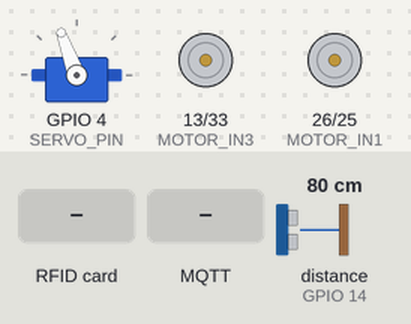
The sketch below on a simulated ESP32. Parts: servo, motor-driver pin pairs drawn as motors (green arrow = first pin HIGH = forward, orange = second pin HIGH = backward, longer = more drive). Inputs (shaded band) come from the test bench; at power-on: distance to the obstacle (sensor on GPIO 14) 80 cm. The echo pulse lasts 58.3 µs per cm; WiFi joins after 1.5 s; servers stay silent unless stated; random numbers use the default seed unless the sketch sets one; no MQTT or app messages arrive unless stated; what the sketch prints to the serial monitor is not drawn.

Above: at 0.3 s.
At 4.4 s:
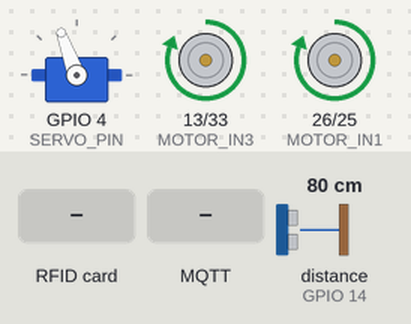
4.5 s: RFID card 5E 7A 19 C4 held to the reader
At 5.2 s:
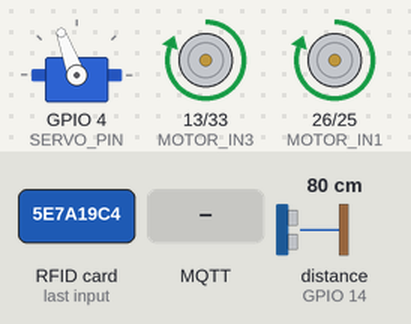
6.0 s: MQTT message "factory/result" arrives on the first subscribed topic
7.5 s: MQTT message "ACCEPT" arrives on the first subscribed topic
9.0 s: MQTT message "REJECT" arrives on the first subscribed topic
Timing chart, 0 to 11.5 s (numbered marks = the images above; inputs shaded):
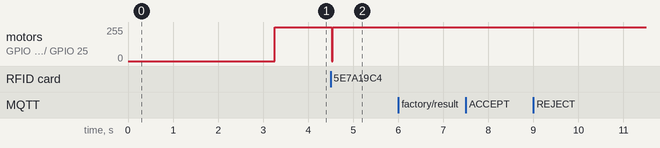

Measured:
- after the input at 4.5 s, motor on GPIO 13 (MOTOR_IN3) / GPIO 33 (MOTOR_IN4), motor on GPIO 26 (MOTOR_IN1) / GPIO 25 (MOTOR_IN2): forward 255/255 → stopped at once, → forward 255/255 0.03 s later
- after the input at 6.0 s, every drawn part: stays the same
- after the input at 7.5 s, every drawn part: stays the same
- after the input at 9.0 s, every drawn part: stays the same

The sketch:

Integrado.ino
```cpp
#include <WiFi.h>
#include <PubSubClient.h>
#include <SPI.h>
#include <MFRC522.h>
#include <ESP32Servo.h>

// ─── CREDENCIALES ────────────────────────────────────────────────
const char* ssid        = "UA-Alumnos";
const char* password    = "41umn05WLC";
const char* mqtt_server = "3.214.255.9";
const int   mqtt_port   = 1883;

// ─── PINES RFID ──────────────────────────────────────────────────
#define RST_PIN  27
#define SS_PIN   15

// ─── PINES ULTRASÓNICO ───────────────────────────────────────────
#define TRIG_PIN 5
#define ECHO_PIN 14

// ─── PINES MOTOR (L298N) ─────────────────────────────────────────++º
#define MOTOR_IN1 26
#define MOTOR_IN2 25
#define MOTOR_IN3 13
#define MOTOR_IN4 33

// ─── PINES SERVO ─────────────────────────────────────────────────
#define SERVO_PIN 4

// ─── ÁNGULOS DEL SERVO ───────────────────────────────────────────
// Si el servo vibra en REPOSO, subí SERVO_REPOSO de a 5 grados
// hasta que deje de vibrar (ej: 10, 15, 20...)
#define SERVO_CERRADO  110
#define SERVO_ABIERTO  0

// ─── CONSTANTES ──────────────────────────────────────────────────
const float          DISTANCIA_VACIA  = 9.0;
const unsigned long  MQTT_RETRY_MS    = 5000;
const unsigned long  TIMEOUT_TOTAL_MS = 45000; // Seguridad si la web se cae

// ─── OBJETOS ─────────────────────────────────────────────────────
WiFiClient   espClient;
PubSubClient client(espClient);
MFRC522      mfrc522(SS_PIN, RST_PIN);
Servo        brazoServo;

// ─── ESTADO ──────────────────────────────────────────────────────
unsigned long lastMqttAttempt  = 0;
bool          llegoRespuestaDB = false;
String        respuestaDB      = "";

// ═════════════════════════════════════════════════════════════════
void motorOn() {
  digitalWrite(MOTOR_IN1, HIGH);
  digitalWrite(MOTOR_IN2, LOW);
  digitalWrite(MOTOR_IN3, HIGH);  // ← nuevo
  digitalWrite(MOTOR_IN4, LOW);   // ← nuevo
  Serial.println("[MOTOR] Encendido");
}

void motorOff() {
  digitalWrite(MOTOR_IN1, LOW);
  digitalWrite(MOTOR_IN2, LOW);
  digitalWrite(MOTOR_IN3, LOW);   // ← nuevo
  digitalWrite(MOTOR_IN4, LOW);   // ← nuevo
  Serial.println("[MOTOR] Detenido");
}

void servoAbrir() {
  Serial.println("[SERVO] Abriendo paso...");
  brazoServo.write(SERVO_ABIERTO);
  delay(500);             // ← espera 0.5s antes de arrancar los motores
  motorOn();
  delay(1000);            // ← servo abierto con cinta andando
  brazoServo.write(SERVO_CERRADO);
  delay(1500);            // ← tiempo para cerrar físicamente
  Serial.println("[SERVO] Cerrado.");
}

// ═════════════════════════════════════════════════════════════════
void setup_wifi() {
  Serial.print("Conectando a ");
  Serial.println(ssid);
  WiFi.begin(ssid, password);

  int intentos = 0;
  while (WiFi.status() != WL_CONNECTED && intentos < 20) {
    delay(500);
    Serial.print(".");
    intentos++;
  }

  if (WiFi.status() == WL_CONNECTED) {
    Serial.println("\nWiFi conectado — IP: " + WiFi.localIP().toString());
  } else {
    Serial.println("\nSin WiFi. Continuando igual...");
  }
}

// ─── CALLBACK MQTT ───────────────────────────────────────────────
// Cualquier mensaje en factory/result con ACCEPT o REJECT es válido
// sin importar si viene del backend o de la web
void mqttCallback(char* topic, byte* payload, unsigned int length) {
  String msg = "";
  for (unsigned int i = 0; i < length; i++) msg += (char)payload[i];

  Serial.println("[MQTT IN] " + String(topic) + " → " + msg);

  if (String(topic) == "factory/result") {
    if      (msg.indexOf("ACCEPT") != -1) respuestaDB = "ACCEPT";
    else if (msg.indexOf("REJECT") != -1) respuestaDB = "REJECT";
    else                                   respuestaDB = "UNKNOWN";
    llegoRespuestaDB = true;
  }
}

// ─── RECONEXIÓN MQTT no bloqueante ───────────────────────────────
void mqttReconnectIfNeeded() {
  if (client.connected()) return;

  unsigned long ahora = millis();
  if (ahora - lastMqttAttempt < MQTT_RETRY_MS) return;
  lastMqttAttempt = ahora;

  String clientId = "ESP32-" + String(random(0xffff), HEX);
  Serial.print("Intentando MQTT... ");

  if (client.connect(clientId.c_str())) {
    Serial.println("¡Conectado!");
    client.subscribe("factory/result");
  } else {
    Serial.print("Fallo rc=");
    Serial.println(client.state());
  }
}

// ─── ULTRASÓNICO ─────────────────────────────────────────────────
float medirAltura() {
  // Flush de red antes de medir para minimizar interrupciones WiFi
  client.loop();
  delay(5);

  float alturaFinal = 0.0;
  int intentos = 0;

  // Hasta 3 intentos para esquivar interrupciones WiFi
  while (intentos < 3) {
    digitalWrite(TRIG_PIN, LOW);
    delayMicroseconds(2);
    digitalWrite(TRIG_PIN, HIGH);
    delayMicroseconds(10);
    digitalWrite(TRIG_PIN, LOW);

    long duracion = pulseIn(ECHO_PIN, HIGH, 30000UL);

    if (duracion > 0) {
      float altura = DISTANCIA_VACIA - (duracion * 0.034f / 2.0f);
      alturaFinal = max(altura, 0.0f);
      break; // Medición exitosa — salir
    }

    intentos++;
    Serial.println("[ULTRASÓNICO] Sin eco — reintentando (" + String(intentos) + "/3)");
    delay(20); // Pequeña pausa entre intentos
  }

  if (alturaFinal == 0.0 && intentos == 3) {
    Serial.println("[ULTRASÓNICO] Falló tras 3 intentos");
  }

  return alturaFinal;
}
// ═════════════════════════════════════════════════════════════════
void setup() {
  Serial.begin(115200);
  delay(200);
  pinMode(MOTOR_IN3, OUTPUT);
  digitalWrite(MOTOR_IN3, LOW);
  pinMode(MOTOR_IN4, OUTPUT);
  digitalWrite(MOTOR_IN4, LOW);
  Serial.println("\n=== Iniciando sistema IoT Industrial ===");

  // ─── Motor
  pinMode(MOTOR_IN1, OUTPUT);
  pinMode(MOTOR_IN2, OUTPUT);
  pinMode(MOTOR_IN3, OUTPUT);  // ← nuevo
  pinMode(MOTOR_IN4, OUTPUT);  // ← nuevo
  digitalWrite(MOTOR_IN1, LOW);
  digitalWrite(MOTOR_IN2, LOW);
  digitalWrite(MOTOR_IN3, LOW);  // ← nuevo
  digitalWrite(MOTOR_IN4, LOW);

  // ─── Ultrasónico
  pinMode(TRIG_PIN, OUTPUT);
  pinMode(ECHO_PIN, INPUT);

  // ─── Servo — va a posición inicial al arrancar
  brazoServo.setPeriodHertz(50);
  brazoServo.attach(SERVO_PIN, 500, 2400);
  Serial.println("[SERVO] Centrando en posición inicial...");
  brazoServo.write(SERVO_CERRADO);
  delay(1500);
  Serial.println("[SERVO] Listo.");

  // ─── Red
  setup_wifi();
  client.setServer(mqtt_server, mqtt_port);
  client.setCallback(mqttCallback);

  // ─── RFID
  SPI.begin();
  mfrc522.PCD_Init();
  mfrc522.PCD_SetAntennaGain(110);

  // ─── Arrancar cinta
  motorOn();
  Serial.println("Sistema listo. Esperando tarjeta RFID...\n");
}

// ═════════════════════════════════════════════════════════════════
void loop() {
  // 1. Mantener red
  mqttReconnectIfNeeded();
  client.loop();

  // 2. Detección RFID
  if (!mfrc522.PICC_IsNewCardPresent()) return;
  if (!mfrc522.PICC_ReadCardSerial())   return;

  // 3. Detener cinta para inspección
  motorOff();

  // 4. Leer UID
  String idTarjeta = "";
  for (byte i = 0; i < mfrc522.uid.size; i++) {
    idTarjeta += mfrc522.uid.uidByte[i] < 0x10 ? "0" : "";
    idTarjeta += String(mfrc522.uid.uidByte[i], HEX);
  }
  idTarjeta.toUpperCase();

  // 5. Medir altura
  float altura = medirAltura();

  Serial.println("\n─── NUEVA LECTURA ───────────────────");
  Serial.println("ID     : " + idTarjeta);
  Serial.print  ("Altura : "); Serial.print(altura, 2); Serial.println(" cm");

  // 6. Publicar y esperar decisión (la web maneja el timeout)
  String payload = "{\"objectId\":\"" + idTarjeta +
                   "\",\"measuredHeight\":" + String(altura, 2) + "}";

  llegoRespuestaDB = false;
  respuestaDB      = "";

  if (client.connected()) {
    client.publish("factory/height", payload.c_str());
    Serial.println("Enviado. Esperando decisión final...");

    unsigned long espera     = millis();
    unsigned long ultimoPrint = millis();

    while (!llegoRespuestaDB && millis() - espera < TIMEOUT_TOTAL_MS) {
      client.loop();
      delay(10);

      // Log de espera cada 5 segundos para no saturar el monitor
      if (millis() - ultimoPrint > 5000) {
        unsigned long restante = TIMEOUT_TOTAL_MS - (millis() - espera);
        Serial.println("    Esperando... " + String(restante / 1000) + "s restantes");
        ultimoPrint = millis();
      }
    }
  } else {
    Serial.println("⚠ Sin MQTT — procesando sin conexión");
  }

  // 7. Ejecutar resultado
  if (!llegoRespuestaDB) {
    Serial.println("⚠ Sin respuesta tras 60s → REJECT por seguridad");
    respuestaDB = "REJECT";
  }

  if (respuestaDB == "ACCEPT") {
    Serial.println(">>> ACEPTADO ✓");
    servoAbrir();         // ya arranca el motor internamente
  } else {
    Serial.println(">>> RECHAZADO — servo quieto.");
    motorOn();            // solo en rechazo arranca la cinta acá
  }

  mfrc522.PICC_HaltA();
  mfrc522.PCD_StopCrypto1();

  Serial.println("Línea reanudada.\n");

  delay(1000);
}
```
